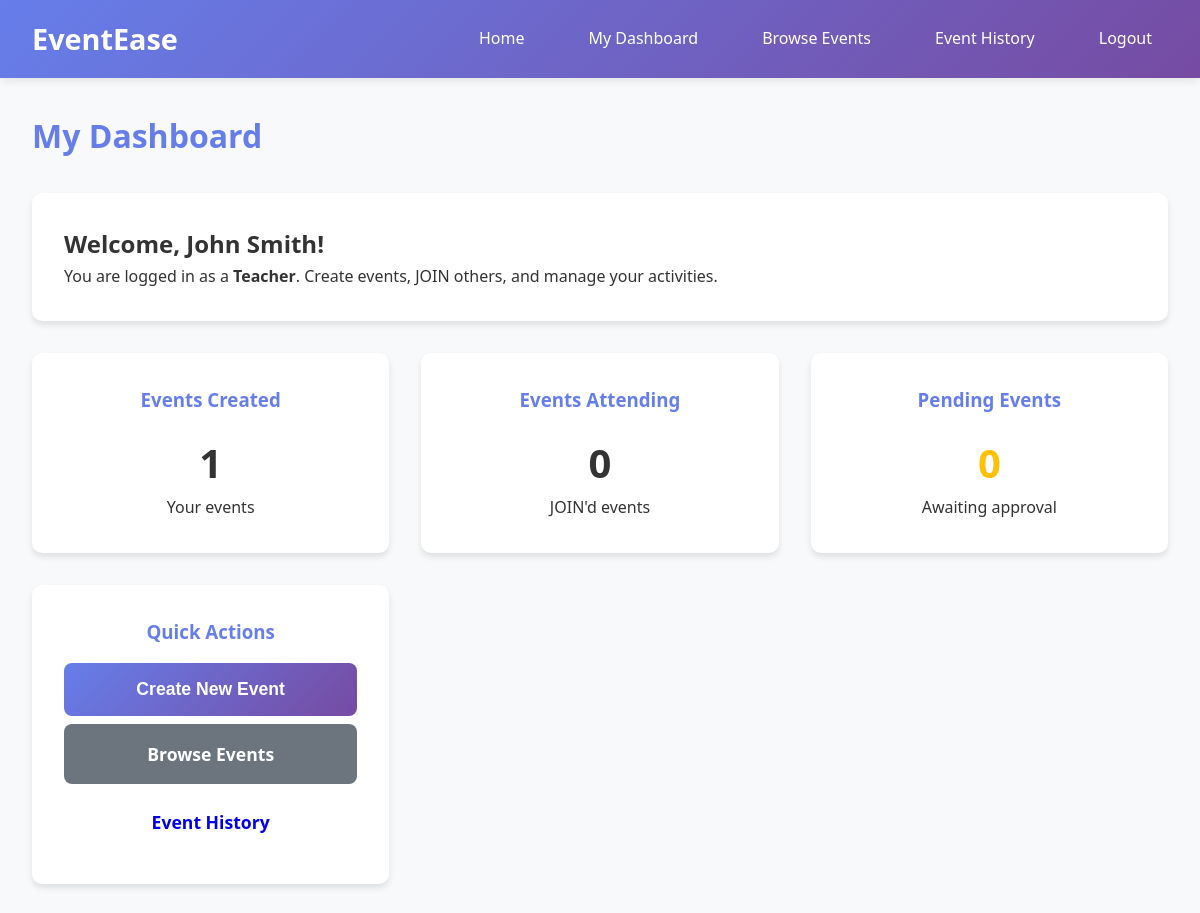
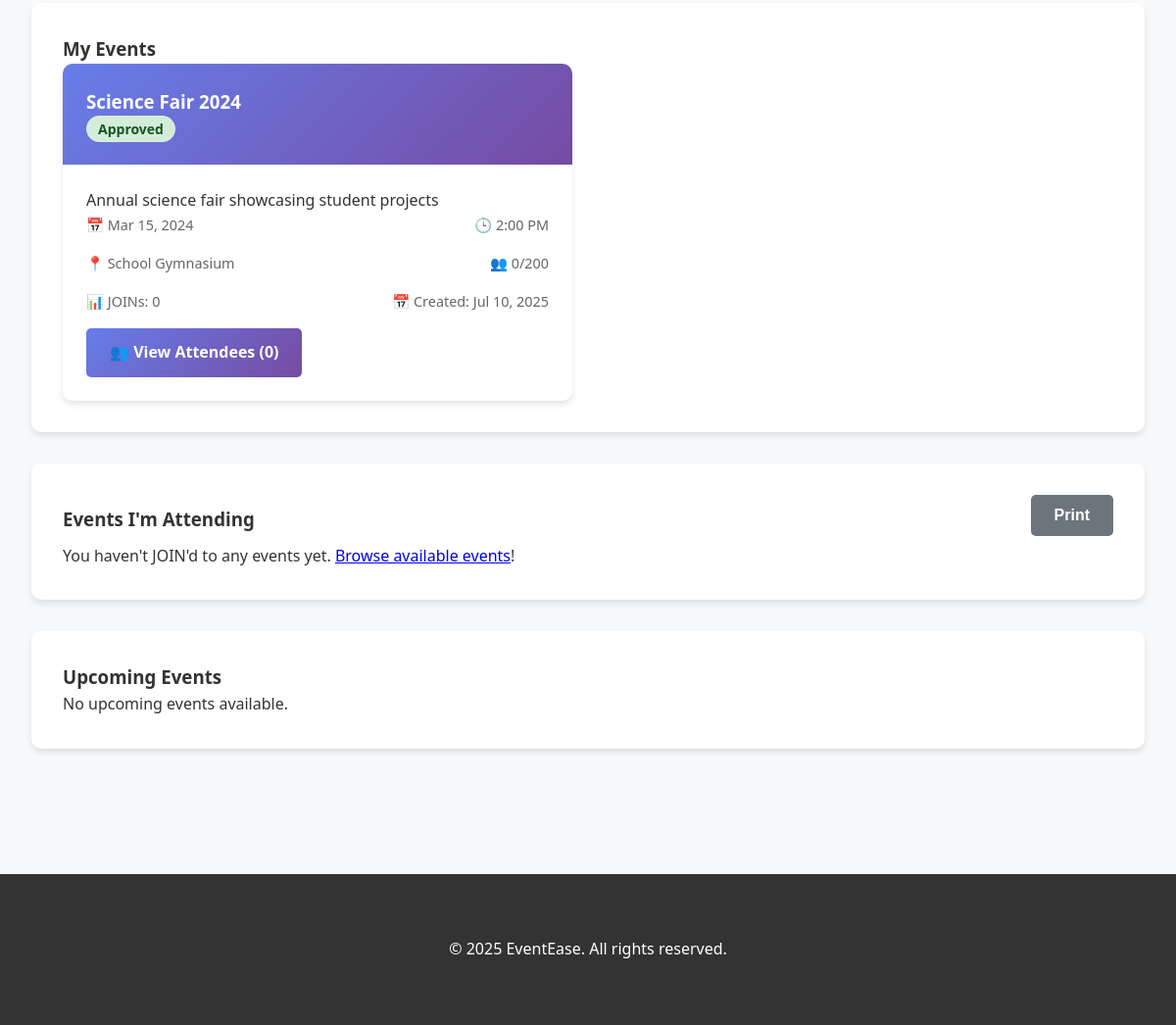
The page /user/dashboard.php (signed in) on the database its author committed (2 pictures, top to bottom).
### tables this page shows
CREATE TABLE events (
    id INT PRIMARY KEY AUTO_INCREMENT,
    title VARCHAR(200) NOT NULL,
    description TEXT,
    event_date DATE NOT NULL,
    event_time TIME NOT NULL,
    location VARCHAR(200),
    max_capacity INT,
    current_capacity INT DEFAULT 0,
    status ENUM('pending', 'approved', 'declined') DEFAULT 'pending',
    created_by INT NOT NULL,
    approved_by INT NULL,
    created_at TIMESTAMP DEFAULT CURRENT_TIMESTAMP,
    updated_at TIMESTAMP DEFAULT CURRENT_TIMESTAMP ON UPDATE CURRENT_TIMESTAMP,
    FOREIGN KEY (created_by) REFERENCES users(id) ON DELETE CASCADE,
    FOREIGN KEY (approved_by) REFERENCES users(id) ON DELETE SET NULL
);

### config.php (called while the page is built, shortened)
<?php
function sanitize($data) {
    return htmlspecialchars(trim($data), ENT_QUOTES, 'UTF-8');
}
?>

### user/dashboard.php (the view, shortened to what this page needs)
<?php
require_once '../config.php';
$pdo = getDBConnection();
$stmt = $pdo->prepare("
    SELECT e.*,
           (SELECT COUNT(*) FROM rsvps WHERE event_id = e.id AND status = 'attending') as rsvp_count
    FROM events e
    WHERE e.created_by = ?
    ORDER BY e.created_at DESC
");
$stmt->execute([$_SESSION['user_id']]);
$myEvents = $stmt->fetchAll();
$stmt = $pdo->prepare("
    SELECT e.*, r.status as rsvp_status, u.full_name as creator_name
    FROM events e
    JOIN rsvps r ON e.id = r.event_id
    JOIN users u ON e.created_by = u.id
    WHERE r.user_id = ? AND e.status = 'approved'
    ORDER BY e.event_date ASC
");
$stmt->execute([$_SESSION['user_id']]);
        $joinEvents = $stmt->fetchAll();
$stmt = $pdo->prepare("SELECT COUNT(*) as total_created FROM events WHERE created_by = ?");
$stmt->execute([$_SESSION['user_id']]);
$totalCreated = $stmt->fetch()['total_created'];
        $stmt = $pdo->prepare("SELECT COUNT(*) as total_joins FROM rsvps WHERE user_id = ? AND status = 'attending'");
        $stmt->execute([$_SESSION['user_id']]);
        $totalJoins = $stmt->fetch()['total_joins'];
$stmt = $pdo->prepare("SELECT COUNT(*) as pending_events FROM events WHERE created_by = ? AND status = 'pending'");
$stmt->execute([$_SESSION['user_id']]);
$pendingEvents = $stmt->fetch()['pending_events'];
$stmt = $pdo->prepare("
    SELECT e.*, u.full_name as creator_name,
           (SELECT COUNT(*) FROM rsvps WHERE event_id = e.id AND status = 'attending') as rsvp_count,
           (SELECT COUNT(*) FROM rsvps WHERE event_id = e.id AND user_id = ?) as has_rsvp
    FROM events e
    JOIN users u ON e.created_by = u.id
    WHERE e.event_date >= CURDATE() AND e.created_by != ?
    ORDER BY e.event_date ASC
    LIMIT 6
");
$stmt->execute([$_SESSION['user_id'], $_SESSION['user_id']]);
$upcomingEvents = $stmt->fetchAll();
?>
<!DOCTYPE html>
<html lang="en">
<head>
    <link rel="stylesheet" href="../assets/css/style.css">
</head>
<body>
    <header class="header">
        <nav class="navbar">
            <div class="logo"><?php echo SITE_NAME; ?></div>
            <ul class="nav-links" id="navLinks">
                <li><a href="../index.php">Home</a></li>
                <li><a href="dashboard.php">My Dashboard</a></li>
                <li><a href="rsvp.php">Browse Events</a></li>
                <li><a href="event_history.php">Event History</a></li>
                <li><a href="../logout.php">Logout</a></li>
            </ul>
        </nav>
    </header>
    <main>
        <div class="container">
            <h1 style="margin-bottom: 2rem; color: #667eea;">My Dashboard</h1>
            <div class="card">
                <h2>Welcome, <?php echo sanitize($_SESSION['full_name']); ?>!</h2>
                <p>You are logged in as a <strong><?php echo ucfirst($_SESSION['role']); ?></strong>.
                   Create events, JOIN others, and manage your activities.</p>
            </div>
            <div class="dashboard-grid">
                <div class="dashboard-card">
                    <h3>Events Created</h3>
                    <div class="number"><?php echo $totalCreated; ?></div>
                    <p>Your events</p>
                </div>
                <div class="dashboard-card">
                    <h3>Events Attending</h3>
                                    <div class="number"><?php echo $totalJoins; ?></div>
                <p>JOIN'd events</p>
                </div>
                <div class="dashboard-card">
                    <h3>Pending Events</h3>
                    <div class="number" style="color: #ffc107;"><?php echo $pendingEvents; ?></div>
                    <p>Awaiting approval</p>
                </div>
                <div class="dashboard-card">
                    <h3>Quick Actions</h3>
                    <div style="margin-top: 1rem;">
                        <button id="openCreateEventModal" class="btn btn-primary">Create New Event</button>
                        <a href="rsvp.php" class="btn btn-secondary">Browse Events</a>
                        <a href="event_history.php" class="btn btn-info">Event History</a>
                    </div>
                </div>
            </div>
            <div class="card">
                <h3>My Events</h3>
                <?php if (empty($myEvents)): ?>
                    <p>You haven't created any events yet. Create your first event above!</p>
                <?php else: ?>
                    <div class="event-grid">
                        <?php foreach ($myEvents as $event): ?>
                            <div class="event-card">
                                <div class="event-header">
                                    <h3 class="event-title"><?php echo sanitize($event['title']); ?></h3>
                                    <span class="badge badge-<?php echo $event['status']; ?>">
                                        <?php echo ucfirst($event['status']); ?>
                                    </span>
                                </div>
                                <div class="event-body">
                                    <p class="event-description"><?php echo sanitize($event['description']); ?></p>
                                    <div class="event-meta">
                                        <span>📅 <?php echo date('M j, Y', strtotime($event['event_date'])); ?></span>
                                        <span>🕒 <?php echo date('g:i A', strtotime($event['event_time'])); ?></span>
                                    </div>
                                    <div class="event-meta">
                                        <span>📍 <?php echo sanitize($event['location']); ?></span>
                                        <span>👥 <?php echo $event['current_capacity']; ?>/<?php echo $event['max_capacity']; ?></span>
                                    </div>
                                    <div class="event-meta">
                                        <span>📊 JOINs: <?php echo $event['rsvp_count']; ?></span>
                                        <span>📅 Created: <?php echo date('M j, Y', strtotime($event['created_at'])); ?></span>
                                    </div>
                                    <div class="event-actions">
                                        <a href="view_attendees.php?event_id=<?php echo $event['id']; ?>" class="btn btn-primary">
                                            👥 View Attendees (<?php echo $event['rsvp_count']; ?>)
                                        </a>
                                    </div>
                                </div>
                            </div>
                        <?php endforeach; ?>
                    </div>
                <?php endif; ?>
            </div>
            <div class="card" id="joined-events-section">
                <div style="display: flex; justify-content: space-between; align-items: center;">
                    <h3>Events I'm Attending</h3>
                    <button onclick="printJoinedEvents()" class="btn btn-secondary print-btn" style="margin-bottom:0.5rem;">Print</button>
                </div>
                <?php if (empty($joinEvents)): ?>
                    <p>You haven't JOIN'd to any events yet. <a href="rsvp.php">Browse available events</a>!</p>
                <?php endif; ?>
            </div>
            <div class="card">
                <h3>Upcoming Events</h3>
                <?php if (empty($upcomingEvents)): ?>
                    <p>No upcoming events available.</p>
                <?php endif; ?>
            </div>
        </div>
    </main>
    <footer class="footer">
        <div class="container">
            <p>&copy; <?php echo date('Y'); ?> <?php echo SITE_NAME; ?>. All rights reserved.</p>
        </div>
    </footer>
</body>
</html>

### assets/css/style.css (style rules this page uses)
* { margin: 0; padding: 0; box-sizing: border-box; }
body { font-family: 'Segoe UI', Tahoma, Geneva, Verdana, sans-serif; line-height: 1.6; color: #333; background-color: #f8f9fa; }
.header { background: linear-gradient(135deg, #667eea 0%, #764ba2 100%); color: white; padding: 1rem 0; box-shadow: 0 2px 10px rgba(0,0,0,0.1); }
.navbar { display: flex; justify-content: space-between; align-items: center; max-width: 1200px; margin: 0 auto; padding: 0 2rem; }
.logo { font-size: 1.8rem; font-weight: bold; }
.nav-links { display: flex; list-style: none; gap: 2rem; }
.nav-links a { color: white; text-decoration: none; padding: 0.5rem 1rem; border-radius: 5px; transition: background-color 0.3s; }
.container { max-width: 1200px; margin: 0 auto; padding: 2rem; }
.card { background: white; border-radius: 10px; box-shadow: 0 4px 6px rgba(0,0,0,0.1); padding: 2rem; margin-bottom: 2rem; }
.btn { display: inline-block; padding: 0.75rem 1.5rem; border: none; border-radius: 5px; font-size: 1rem; font-weight: 600; text-decoration: none; cursor: pointer; transition: all 0.3s; text-align: center; }
.btn-primary { background: linear-gradient(135deg, #667eea 0%, #764ba2 100%); color: white; }
.btn-secondary { background: #6c757d; color: white; }
.badge { padding: 0.25rem 0.75rem; border-radius: 20px; font-size: 0.875rem; font-weight: 600; }
.badge-approved { background-color: #d4edda; color: #155724; }
.dashboard-grid { display: grid; grid-template-columns: repeat(auto-fit, minmax(300px, 1fr)); gap: 2rem; margin-bottom: 2rem; }
.dashboard-card { background: white; border-radius: 10px; padding: 2rem; box-shadow: 0 4px 6px rgba(0,0,0,0.1); text-align: center; }
.dashboard-card h3 { color: #667eea; margin-bottom: 1rem; }
.dashboard-card .number { font-size: 2.5rem; font-weight: bold; color: #333; }
.event-grid { display: grid; grid-template-columns: repeat(auto-fill, minmax(350px, 1fr)); gap: 2rem; }
.event-card { background: white; border-radius: 10px; overflow: hidden; box-shadow: 0 4px 6px rgba(0,0,0,0.1); transition: transform 0.3s; }
.event-header { background: linear-gradient(135deg, #667eea 0%, #764ba2 100%); color: white; padding: 1.5rem; }
.event-body { padding: 1.5rem; }
.event-meta { display: flex; justify-content: space-between; margin-bottom: 1rem; font-size: 0.9rem; color: #666; }
.event-actions { display: flex; gap: 0.5rem; margin-top: 1rem; }
.footer { background: #333; color: white; text-align: center; padding: 2rem; margin-top: 4rem; }

### user/dashboard.php (style rules this page uses)
.dashboard-card .btn { width: 100%; margin-bottom: 0.5rem; box-sizing: border-box; font-size: 1.1rem; font-weight: 600; border-radius: 8px; padding: 1rem 0; }
.dashboard-card .btn:last-child { margin-bottom: 0; }

### rows shown on the page
events: title "Science Fair 2024", status "Approved", description "Annual science fair showcasing student projects", event_date "Mar 15, 2024", event_time "2:00 PM", location "School Gymnasium", current_capacity "0", max_capacity "200", rsvp_count "0", created_at "Jul 10, 2025"

### other values the page prints
SITE_NAME "EventEase"
$_SESSION['full_name'] "John Smith"
$_SESSION['role'] "Teacher"
$totalCreated "1"
$totalJoins "0"
$pendingEvents "0"
